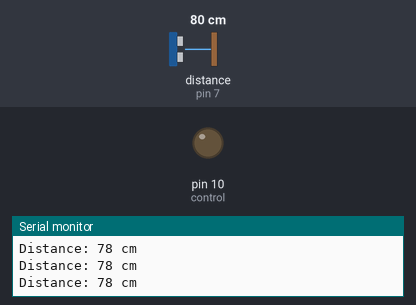
This sketch was run on a simulated Arduino Uno, built with avr-gcc and run on an emulated ATmega328P. Shown: output pins drawn as LEDs (lit = HIGH), the last lines printed to the serial monitor. Wiring (inferred from the names in the program): ultrasonic range finder: trigger pin 8; echo pin 7. The inputs (shaded band) are chosen by the test bench; at power-on: distance to the obstacle (sensor on pin 7) 80 cm. The echo pulse lasts 58.3 µs per cm; pins used as bus, display or sensor lines are not drawn.

Above: at 1.2 s.
1.3 s: distance to the obstacle (sensor on pin 7) set to 8 cm
2.8 s: distance to the obstacle (sensor on pin 7) set to 5 cm
At 3.6 s:
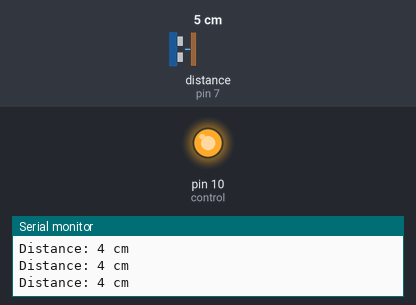
4.3 s: distance to the obstacle (sensor on pin 7) set to 9 cm
5.8 s: distance to the obstacle (sensor on pin 7) set to 13 cm
At 7.0 s:
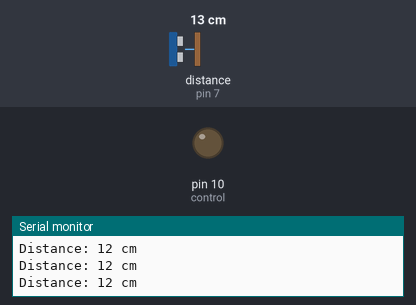
7.3 s: distance to the obstacle (sensor on pin 7) set to 2 cm
At 7.8 s:
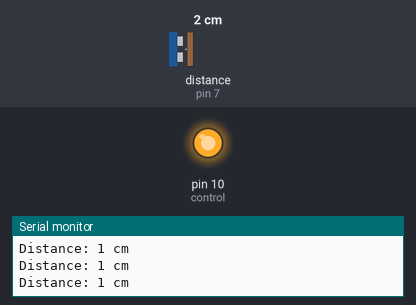
Timing chart, 0 to 9.8 s (numbered marks = the images above; inputs shaded):
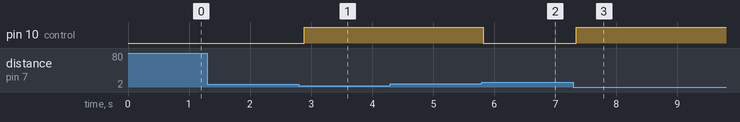

The sketch:

waterlevelcontroller.ino
```cpp
int control=10;
#define echo 7
#define trig 8
long duration;
int distance;
void setup()
{
  pinMode(control,OUTPUT);
  pinMode(trig, OUTPUT);
  pinMode(echo, INPUT);
  Serial.begin(9600);
  digitalWrite(control,HIGH);
  digitalWrite(trig,LOW);
}
void loop() {
  digitalWrite(trig, HIGH);
  delayMicroseconds(10);
  digitalWrite(trig, LOW);
  duration = pulseIn(echo, HIGH);
  distance = duration * 0.034 / 2;
  Serial.print("Distance: ");
  Serial.print(distance);
  Serial.println(" cm");
  if(distance>10){
    digitalWrite(control, LOW);
  }
  else if(distance<=5){
    digitalWrite(control,HIGH);
  }
  delay(100);
}
```

Measured:
- the behaviour switches between 7 and 6 cm on distance to the obstacle (sensor on pin 7) (found by bisection; images 0 and 1)
- the behaviour switches between 11 and 12 cm on distance to the obstacle (sensor on pin 7) (found by bisection; images 1 and 2)
- after the input at 2.8 s, pin 10 (control): LOW → HIGH after 0.09 s
- after the input at 5.8 s, pin 10 (control): HIGH → LOW at once
- after the input at 7.3 s, pin 10 (control): LOW → HIGH at once
